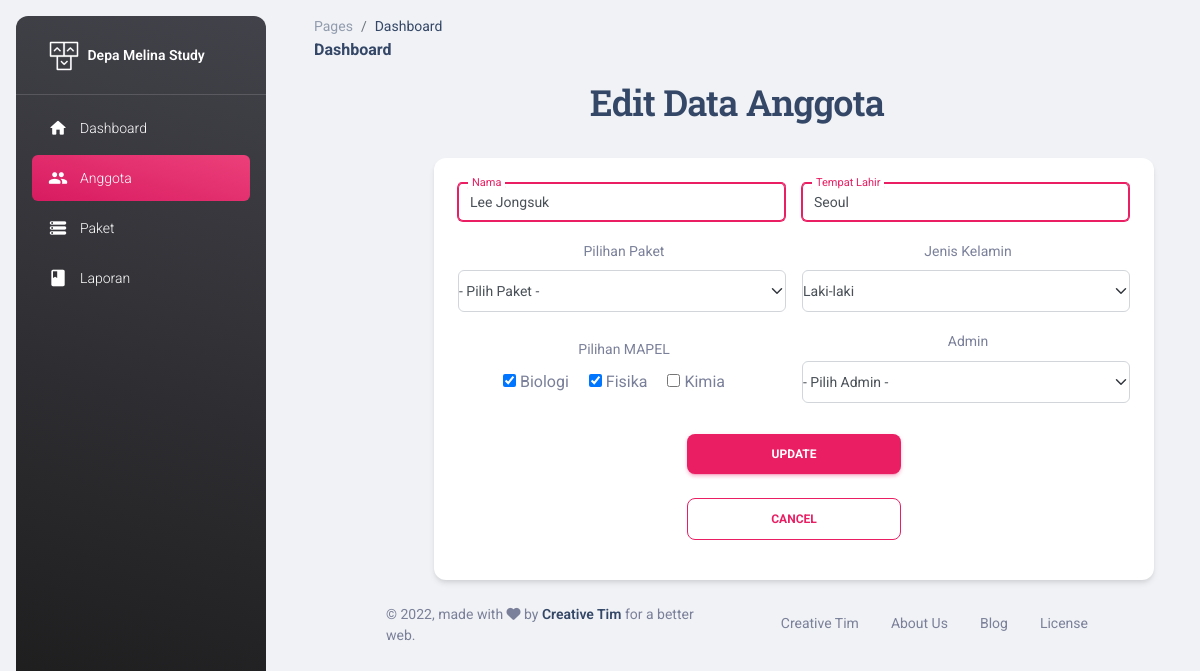
Screenshot of /view/edit_new.php?id=20211102053959 with the database file from the repository.
### tables this page shows
CREATE TABLE `tbl_anggota` (
  `id_anggota` varchar(14) NOT NULL,
  `id_admin` int(11) NOT NULL,
  `nama` varchar(30) NOT NULL,
  `tempat_lahir` varchar(30) NOT NULL,
  `jenis_kelamin` varchar(20) NOT NULL
);

CREATE TABLE `tbl_mapel` (
  `id_mapel` int(11) NOT NULL,
  `nama_mapel` varchar(20) NOT NULL
);

### controller/Kursus.php (called while the page is built, shortened)
<?php
    include '../model/Kursus_model.php';
    class Kursus{
        public $model;
        function __construct()
        {
            $db = new Database();
            $conn = $db->DBConnect();
            $this->model = new Kursus_model($conn);
        }
        function getData($id){
             $kursus = $this->model->getData($id);
             return $kursus;
        }
            function getMapel(){
             $jenis_mapel = $this->model->getMapel();
             return $jenis_mapel;
        }
            function getKontrak(){
            $kontrak = $this->model->getKontrak();
            return $kontrak;
       }
     }
?>

### model/Kursus_model.php (called while the page is built, shortened)
<?php
class Kursus_model {
    protected $db;
    function __construct($db){
        $this->db = $db;
    }
    function getData($id){
        $row = $this->db->prepare("SELECT * FROM tbl_anggota join tbl_kontrak_mapel on tbl_anggota.id_anggota=tbl_kontrak_mapel.id_anggota WHERE tbl_anggota.id_anggota='$id'
        group by tbl_anggota.id_anggota");
        $row->execute();
        return $hasil = $row->fetch();
    }
    function getMapel(){
        $row = $this->db->prepare("SELECT * FROM tbl_mapel");
        $row->execute();
        return $hasil = $row->fetchAll();
    }
    function getKontrak(){
        $id = $_GET['id'];
        $row = $this->db->prepare("SELECT * FROM tbl_kontrak_mapel where id_anggota='$id'");
        $row->execute();
        return $hasil = $row->fetchAll();
    }
}
?>

### view/edit_new.php (the view, shortened to what this page needs)
<?php
include '../controller/Kursus.php';
$ctrl = new Kursus();
$id = $_GET['id'];
$isi = $ctrl->getData($id);
$mapel = $ctrl->getMapel();
$tkontrak = $ctrl->getKontrak();
?>
<!DOCTYPE html>
<html>
        <?php include "../template/head.php"?>
    <body class="g-sidenav-show  bg-gray-200">
        <?php include "../template/sidebar2.php" ?>
            <main class="main-content position-relative max-height-vh-100 h-100 border-radius-lg ">
        <?php include "../template/navbar.php" ?>
    <div class="container-fluid py-1">
            <div class="section-title text-center">
                <h2>Edit Data Anggota</h2>
<div class="container px-3 py-4">
    <div class="px-3">
      <div class="px-3">
        <div class="px-3">
          <div class="px-3">
            <div class="px-3">
              <div class="px-3">
                <div class="px-4">
      <div class="card border-primary " style="width: 45rem;">
        <div class="card-body">
         <form class="row g-3" method="post" action="" name="form1">
		     <div class="col-6">
		     <div class="input-group input-group-outline col-md-6 is-filled">
                   <label class="form-label">Nama</label>
                   <input type="nama" class="form-control" name="nama" value="<?= $isi['nama'] ?>" onfocus="focused(this)" onfocusout="defocused(this)">
                 </div>
        </div>
        <div class="col-6">
		     <div class="input-group input-group-outline col-md-6 is-filled">
                   <label class="form-label">Tempat Lahir</label>
                   <input type="nama" class="form-control" name="tempat_lahir" value="<?= $isi['tempat_lahir'] ?>" onfocus="focused(this)" onfocusout="defocused(this)">
                 </div>
        </div>
        <div class="col-md-6">
                <label for="jenis_mapel" class="form-label">Pilihan Paket</label>
					<select name="jenis_mapel" id="jenisPaket" class="form-select">
					<option selected disabled> - Pilih Paket - </option>
			    </select>
        </div>
      <div class="col-md-6">
        <label for="jk" class="form-label">Jenis Kelamin</label>
        <select name="jk" class="form-select">
           <?php
          $select="";
          if($isi['jenis_kelamin']=="1") {$select="selected";}
        ?>
          <option value="1" <?= $select ?> > Laki-laki</option>
        </select>
      </div>
      <div class="col-md-6 my-4">
        <label for="matkul" class="form-label">Pilihan MAPEL</label><br>
        <?php
         foreach ($mapel as $mp) {
          $select="";
          foreach ($tkontrak as $mp1){
            if ($mp['id_mapel']==$mp1['id_mapel']) {
              $select="checked";
            }
          }
        ?>
          <div class="form-check-inline custom-control custom-checkbox">
          <input type="checkbox" class="custom-control-input" name="<?=$mp['id_mapel']?>" value="<?=$mp['id_mapel']?>" <?=$select?> > <span><?=$mp['nama_mapel']?></span>
        </div>
        <?php
          }
        ?>
      </div>
      <div class="col-md-6">
        <label for="jenis_surat" class="form-label">Admin</label>
          <select name="admin"  id="jenisAdmin" class="form-select">
          <option selected disabled> - Pilih Admin - </option>
         </select>
      </div>
      <div class="d-grid gap-2 col-4 mx-auto">
        <input type="submit" class="btn btn-primary" value="UPDATE" name="update">
        <a href="content.php" class="btn btn-outline-primary">CANCEL</a>
      </div>
      </form>
    </div>
    </div>
  </div>
</div>
</div>
</div>
<?php include "../template/footer.php" ?>
	</div>
  </main>
</html>

### rows the page displays
tbl_anggota: nama "Lee Jongsuk", tempat_lahir "Seoul"
tbl_mapel: nama_mapel "Biologi"
tbl_mapel: nama_mapel "Fisika"
tbl_mapel: nama_mapel "Kimia"
